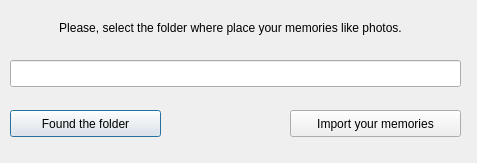
<?xml version="1.0" encoding="UTF-8"?>
<ui version="4.0">
 <class>Dialog</class>
 <widget class="QDialog" name="Dialog">
  <property name="geometry">
   <rect>
    <x>0</x>
    <y>0</y>
    <width>477</width>
    <height>163</height>
   </rect>
  </property>
  <property name="windowTitle">
   <string>Photobiographic</string>
  </property>
  <widget class="QLabel" name="label">
   <property name="geometry">
    <rect>
     <x>10</x>
     <y>20</y>
     <width>441</width>
     <height>17</height>
    </rect>
   </property>
   <property name="text">
    <string>&lt;html&gt;&lt;head/&gt;&lt;body&gt;&lt;p align=&quot;center&quot;&gt;Please, select the folder where place your memories like photos.&lt;/p&gt;&lt;/body&gt;&lt;/html&gt;</string>
   </property>
  </widget>
  <widget class="QLineEdit" name="browseLine">
   <property name="geometry">
    <rect>
     <x>10</x>
     <y>60</y>
     <width>451</width>
     <height>27</height>
    </rect>
   </property>
  </widget>
  <widget class="QPushButton" name="btnBrowse">
   <property name="geometry">
    <rect>
     <x>10</x>
     <y>110</y>
     <width>151</width>
     <height>27</height>
    </rect>
   </property>
   <property name="text">
    <string>Found the folder</string>
   </property>
  </widget>
  <widget class="QPushButton" name="btnImport">
   <property name="geometry">
    <rect>
     <x>290</x>
     <y>110</y>
     <width>171</width>
     <height>27</height>
    </rect>
   </property>
   <property name="text">
    <string>Import your memories</string>
   </property>
  </widget>
 </widget>
 <resources/>
 <connections/>
</ui>
